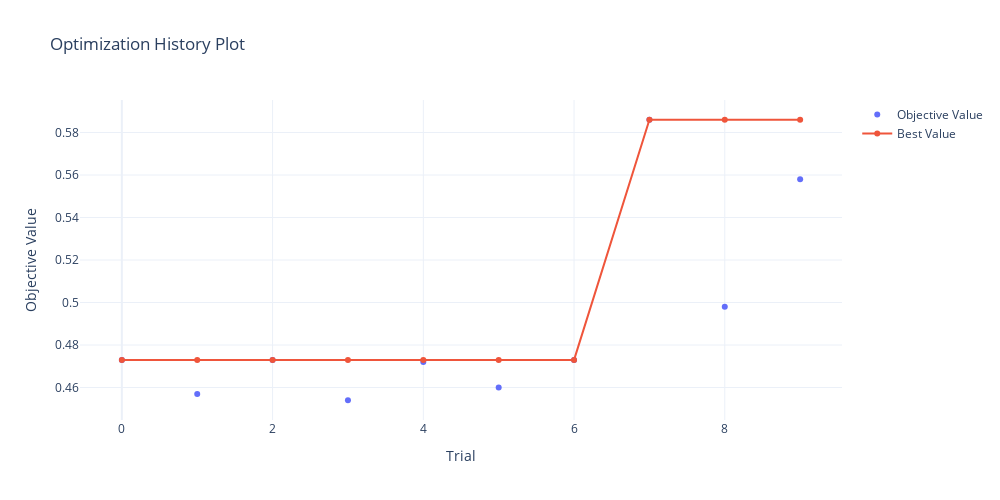
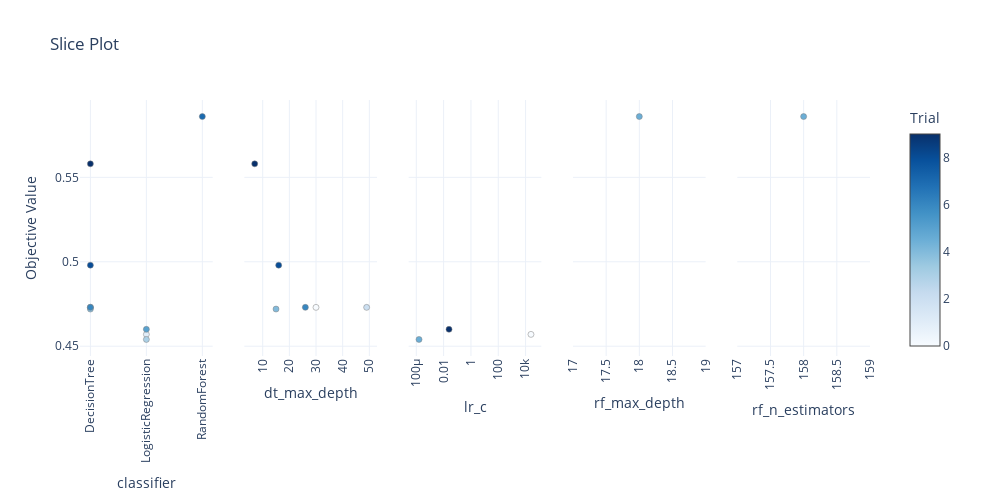
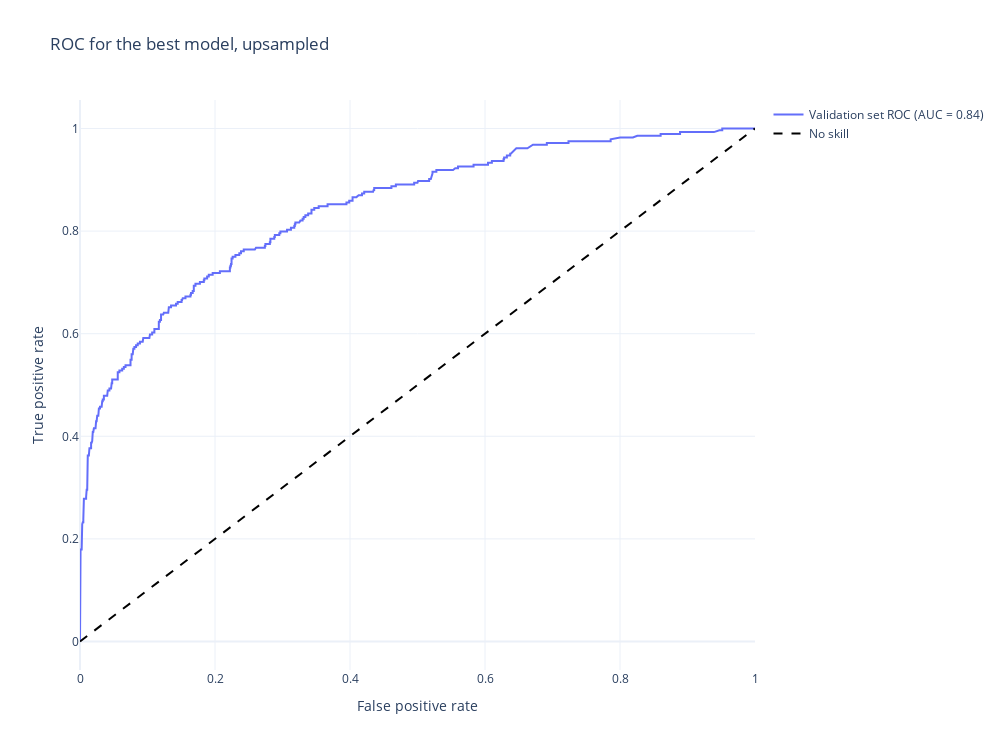

These figures' notebook cell, in order:
### Markdown cell above
Визуализируем результаты.

### Code cell
print_best_params_and_metrics(study_upsampled.best_params, metrics)

fig = optuna.visualization.plot_optimization_history(study_upsampled)
fig.update_layout(template='plotly_white', width=FIG_WIDTH, height=FIG_HEIGHT)
fig.show()

fig = optuna.visualization.plot_slice(study_upsampled)
fig.update_layout(template='plotly_white', width=FIG_WIDTH, height=FIG_HEIGHT)
fig.update_xaxes(tickangle=-90)
fig.show()

fig = plot_roc_auc('upsampled', best_model, 'ROC for the best model, upsampled')
fig.show()

### Figure 1 — Plotly figure (JSON) as saved in the notebook; plotly's stock layout.template omitted (floating-point values rounded to 4 significant figures)
{"data": [{"mode": "markers", "name": "Objective Value", "type": "scatter", "x": [0, 1, 2, 3, 4, 5, 6, 7, 8, 9], "y": [0.473, 0.457, 0.473, 0.454, 0.472, 0.46, 0.473, 0.586, 0.498, 0.558]}, {"name": "Best Value", "type": "scatter", "x": [0, 1, 2, 3, 4, 5, 6, 7, 8, 9], "y": [0.473, 0.473, 0.473, 0.473, 0.473, 0.473, 0.473, 0.586, 0.586, 0.586]}], "layout": {"height": 500, "title": {"text": "Optimization History Plot"}, "width": 1000, "xaxis": {"title": {"text": "Trial"}}, "yaxis": {"title": {"text": "Objective Value"}}}}

### Figure 2 — Plotly figure (JSON) as saved in the notebook; plotly's stock layout.template omitted (floating-point values rounded to 4 significant figures)
{"data": [{"marker": {"color": [0, 1, 2, 3, 4, 5, 6, 7, 8, 9], "colorbar": {"title": {"text": "Trial"}, "x": 1, "xpad": 40}, "colorscale": [[0, "rgb(247,251,255)"], [0.125, "rgb(222,235,247)"], [0.25, "rgb(198,219,239)"], [0.375, "rgb(158,202,225)"], [0.5, "rgb(107,174,214)"], [0.625, "rgb(66,146,198)"], [0.75, "rgb(33,113,181)"], [0.875, "rgb(8,81,156)"], [1, "rgb(8,48,107)"]], "line": {"color": "Grey", "width": 0.5}, "showscale": true}, "mode": "markers", "showlegend": false, "type": "scatter", "x": ["DecisionTree", "LogisticRegression", "DecisionTree", "LogisticRegression", "DecisionTree", "LogisticRegression", "DecisionTree", "RandomForest", "DecisionTree", "DecisionTree"], "xaxis": "x", "y": [0.473, 0.457, 0.473, 0.454, 0.472, 0.46, 0.473, 0.586, 0.498, 0.558], "yaxis": "y"}, {"marker": {"color": [0, 2, 4, 6, 8, 9], "colorbar": {"title": {"text": "Trial"}, "x": 1, "xpad": 40}, "colorscale": [[0, "rgb(247,251,255)"], [0.125, "rgb(222,235,247)"], [0.25, "rgb(198,219,239)"], [0.375, "rgb(158,202,225)"], [0.5, "rgb(107,174,214)"], [0.625, "rgb(66,146,198)"], [0.75, "rgb(33,113,181)"], [0.875, "rgb(8,81,156)"], [1, "rgb(8,48,107)"]], "line": {"color": "Grey", "width": 0.5}, "showscale": false}, "mode": "markers", "showlegend": false, "type": "scatter", "x": [30, 49, 15, 26, 16, 7], "xaxis": "x2", "y": [0.473, 0.473, 0.472, 0.473, 0.498, 0.558], "yaxis": "y2"}, {"marker": {"color": [1, 3, 5], "colorbar": {"title": {"text": "Trial"}, "x": 1, "xpad": 40}, "colorscale": [[0, "rgb(247,251,255)"], [0.125, "rgb(222,235,247)"], [0.25, "rgb(198,219,239)"], [0.375, "rgb(158,202,225)"], [0.5, "rgb(107,174,214)"], [0.625, "rgb(66,146,198)"], [0.75, "rgb(33,113,181)"], [0.875, "rgb(8,81,156)"], [1, "rgb(8,48,107)"]], "line": {"color": "Grey", "width": 0.5}, "showscale": false}, "mode": "markers", "showlegend": false, "type": "scatter", "x": [24780.0, 0.0001588, 0.02491], "xaxis": "x3", "y": [0.457, 0.454, 0.46], "yaxis": "y3"}, {"marker": {"color": [7], "colorbar": {"title": {"text": "Trial"}, "x": 1, "xpad": 40}, "colorscale": [[0, "rgb(247,251,255)"], [0.125, "rgb(222,235,247)"], [0.25, "rgb(198,219,239)"], [0.375, "rgb(158,202,225)"], [0.5, "rgb(107,174,214)"], [0.625, "rgb(66,146,198)"], [0.75, "rgb(33,113,181)"], [0.875, "rgb(8,81,156)"], [1, "rgb(8,48,107)"]], "line": {"color": "Grey", "width": 0.5}, "showscale": false}, "mode": "markers", "showlegend": false, "type": "scatter", "x": [18], "xaxis": "x4", "y": [0.586], "yaxis": "y4"}, {"marker": {"color": [7], "colorbar": {"title": {"text": "Trial"}, "x": 1, "xpad": 40}, "colorscale": [[0, "rgb(247,251,255)"], [0.125, "rgb(222,235,247)"], [0.25, "rgb(198,219,239)"], [0.375, "rgb(158,202,225)"], [0.5, "rgb(107,174,214)"], [0.625, "rgb(66,146,198)"], [0.75, "rgb(33,113,181)"], [0.875, "rgb(8,81,156)"], [1, "rgb(8,48,107)"]], "line": {"color": "Grey", "width": 0.5}, "showscale": false}, "mode": "markers", "showlegend": false, "type": "scatter", "x": [158], "xaxis": "x5", "y": [0.586], "yaxis": "y5"}], "layout": {"height": 500, "title": {"text": "Slice Plot"}, "width": 1000, "xaxis": {"anchor": "y", "domain": [0, 0.168], "tickangle": -90, "title": {"text": "classifier"}}, "xaxis2": {"anchor": "y2", "domain": [0.208, 0.376], "tickangle": -90, "title": {"text": "dt_max_depth"}}, "xaxis3": {"anchor": "y3", "domain": [0.416, 0.584], "tickangle": -90, "title": {"text": "lr_c"}, "type": "log"}, "xaxis4": {"anchor": "y4", "domain": [0.624, 0.792], "tickangle": -90, "title": {"text": "rf_max_depth"}}, "xaxis5": {"anchor": "y5", "domain": [0.832, 1], "tickangle": -90, "title": {"text": "rf_n_estimators"}}, "yaxis": {"anchor": "x", "domain": [0, 1], "title": {"text": "Objective Value"}}, "yaxis2": {"anchor": "x2", "domain": [0, 1], "matches": "y", "showticklabels": false}, "yaxis3": {"anchor": "x3", "domain": [0, 1], "matches": "y", "showticklabels": false}, "yaxis4": {"anchor": "x4", "domain": [0, 1], "matches": "y", "showticklabels": false}, "yaxis5": {"anchor": "x5", "domain": [0, 1], "matches": "y", "showticklabels": false}}}

### Figure 3 — Plotly figure (JSON) as saved in the notebook; plotly's stock layout.template omitted (floating-point values rounded to 4 significant figures; data arrays with more than 128 entries replaced by an {"elided": "..."} marker saying what was removed)
{"data": [{"mode": "lines", "name": "Validation set ROC (AUC = 0.84)", "type": "scatter", "x": {"elided": "374 float values"}, "y": {"elided": "374 float values"}}, {"line": {"color": "black", "dash": "dash"}, "mode": "lines", "name": "No skill", "type": "scatter", "x": [0, 1], "y": [0, 1]}], "layout": {"height": 750, "title": {"text": "ROC for the best model, upsampled"}, "width": 1000, "xaxis": {"title": {"text": "False positive rate"}}, "yaxis": {"title": {"text": "True positive rate"}}}}
